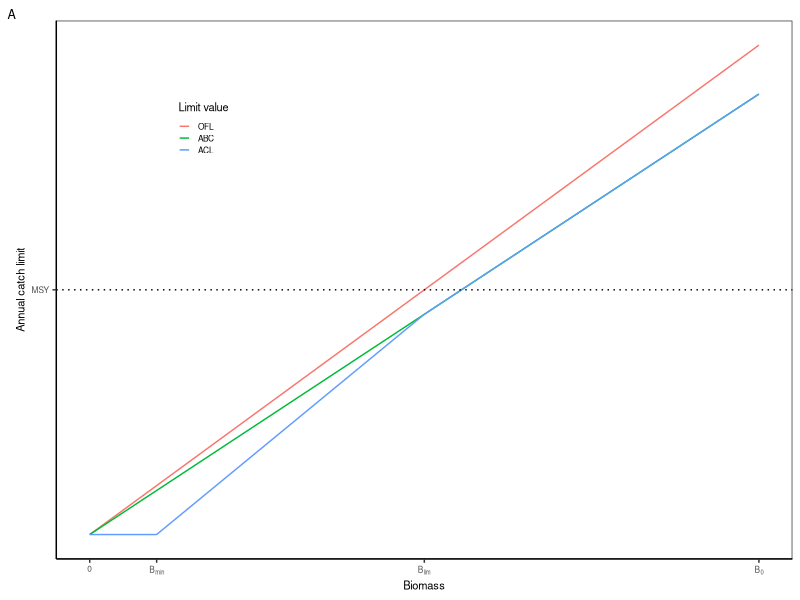
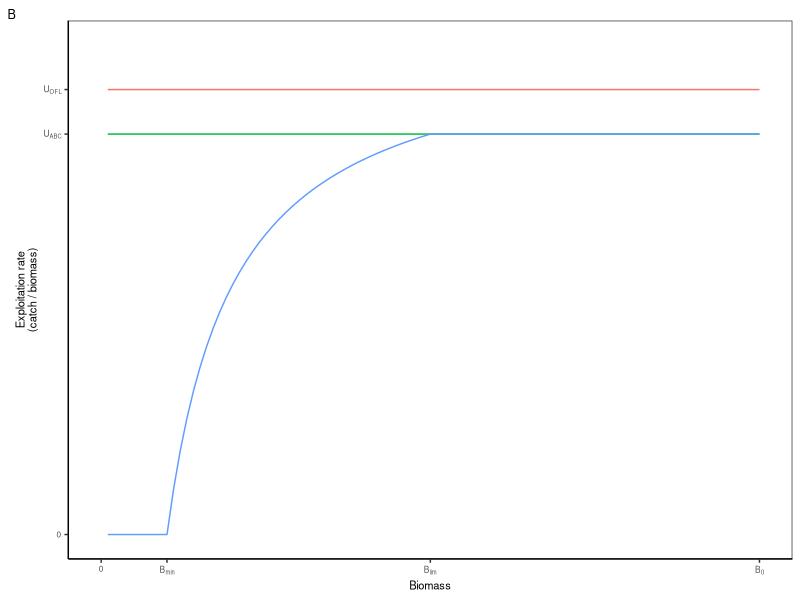
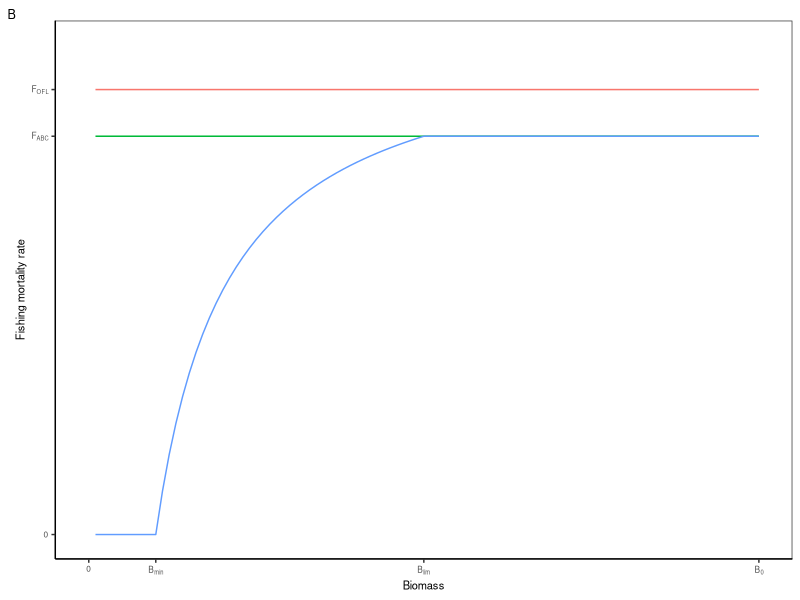
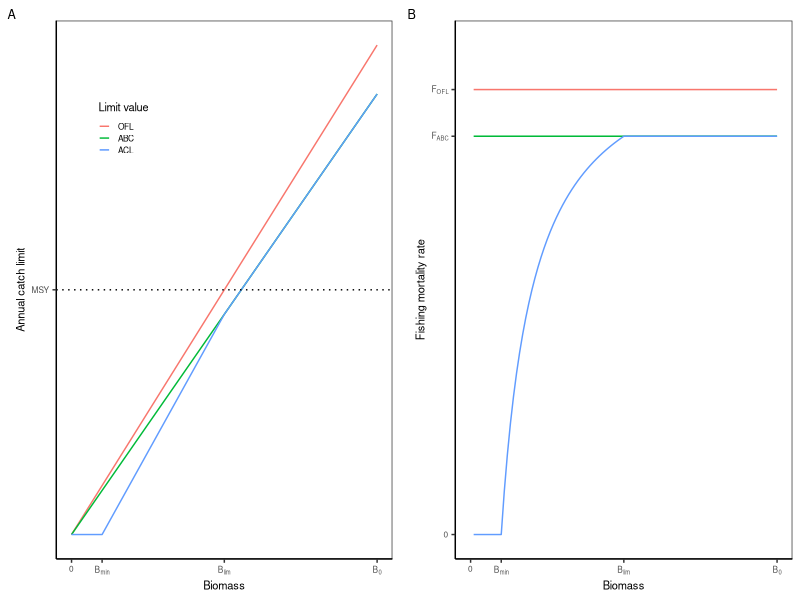

Source code (R) for these figures, in order: (Note: this script raises an error after producing the figures.)

# Clear workspace
rm(list = ls())
options(dplyr.summarise.inform=F)

# Setup
################################################################################

# Packages
library(tidyverse)

# Directories
plotdir <- "figures"
tabledir <- "tables"
inputdir <- "data/stock_smart/raw"
outputdir <- "data/stock_smart/processed"


# Set parameters
################################################################################

# Parameters
k <- 1
r <- 0.2

# MSY reference points
b_msy <- k/2
u_msy <- r/2
msy <- b_msy*u_msy

# B limits
b_lim <- b_msy
b_min <- 0.1

# Pstar buffer
pstar_buffer <- 0.9

# U limits
u_ofl <- u_msy
u_abc <- u_ofl * pstar_buffer

# F limits
f_msy <- -log(1 - u_msy)
f_ofl <- -log(1 - u_ofl)
f_abc <- -log(1 - u_abc)


# F = -log(1 - U)
# U = 1 - exp(-F)


# Catch-based harvest control rule
################################################################################

# Build data
#########################################

# Biomass values
b_inc <- 0.01
b_vals <- seq(0, k, b_inc)
nvals <- length(b_vals)

# OFL values
ofls <- b_vals * u_msy

# ABC values
abcs <- b_vals * u_msy * pstar_buffer

# Build ACLs
abc_at_blim <- b_lim * u_msy * pstar_buffer
acls <- c(rep(0, sum(b_vals<b_min)),
          seq(0, abc_at_blim, length.out = sum(b_vals>=b_min & b_vals<=b_lim)),
          abcs[b_vals>b_lim])

# Build data
data <- tibble(biomass=b_vals,
               ofl=ofls,
               abc=abcs,
               acl=acls) %>%
  # Gather
  gather(key="value", value="catch", 2:ncol(.)) %>%
  # Format value type
  mutate(value=toupper(value),
         value=factor(value, levels=c("OFL", "ABC", "ACL"))) %>%
  # Add exploitation rate (U)
  mutate(u=catch/biomass) %>%
  # Add fishing mortality rate (F)
  mutate(f=-log(1-u))


# Build data
#########################################

# My theme
my_theme <- theme(axis.text=element_text(size=6),
                  axis.title=element_text(size=8),
                  legend.text=element_text(size=6),
                  legend.title=element_text(size=8),
                  plot.tag=element_text(size=9),
                  # Gridlines
                  panel.grid.major = element_blank(),
                  panel.grid.minor = element_blank(),
                  panel.background = element_blank(),
                  axis.line = element_line(colour = "black"),
                  # Legend
                  legend.position = c(0.2, 0.8),
                  legend.key.size = unit(0.3, "cm"),
                  legend.background = element_rect(fill=alpha('blue', 0)))

# Plot
g1 <- ggplot(data, aes(x=biomass, y=catch, color=value)) +
  geom_line() +
  # Limits
  scale_y_continuous(breaks=c(msy), labels=c("MSY")) +
  scale_x_continuous(breaks=c(0, b_min, b_lim, k),
                     labels=c("0", expression("B"["min"]), expression("B"["lim"]), expression("B"["0"]))) +
  # Labels
  labs(x="Biomass", y="Annual catch limit", tag="A") +
  # Reference line
  geom_hline(yintercept=msy, linetype="dotted") +
  # Legend
  scale_color_discrete(name="Limit value") +
  # Theme
  theme_bw() + my_theme
g1

# Plot
g2 <- ggplot(data, aes(x=biomass, y=u, color=value)) +
  geom_line() +
  # Limits
  scale_y_continuous(lim=c(0, u_ofl*1.1),
                     breaks=c(0, u_abc, u_ofl), labels=c("0", expression("U"["ABC"]), expression("U"["OFL"]))) +
  scale_x_continuous(breaks=c(0, b_min, b_lim, k),
                     labels=c("0", expression("B"["min"]), expression("B"["lim"]), expression("B"["0"]))) +
  # Labels
  labs(x="Biomass", y="Exploitation rate\n(catch / biomass)", tag="B") +
  # Legend
  scale_color_discrete(name="Limit value") +
  # Theme
  theme_bw() + my_theme +
  theme(legend.position = "none")
g2

# Plot
g3 <- ggplot(data, aes(x=biomass, y=f, color=value)) +
  geom_line() +
  # Limits
  scale_y_continuous(lim=c(0, f_ofl*1.1),
                     breaks=c(0, f_abc, f_ofl), labels=c("0", expression("F"["ABC"]), expression("F"["OFL"]))) +
  scale_x_continuous(breaks=c(0, b_min, b_lim, k),
                     labels=c("0", expression("B"["min"]), expression("B"["lim"]), expression("B"["0"]))) +
  # Labels
  labs(x="Biomass", y="Fishing mortality rate", tag="B") +
  # Legend
  scale_color_discrete(name="Limit value") +
  # Theme
  theme_bw() + my_theme +
  theme(legend.position = "none")
g3

# Merge plots
g <- gridExtra::grid.arrange(g1, g3, nrow=1)
g

# Export plot
ggsave(g, filename=file.path(plotdir, "figure_ramped_catch_based_hcr.png"),
       width=6.5, height=2.75, units="in", dpi=600)



# F-based harvest control rule
################################################################################

# Parameters
a_bbmsy <- 0.05
a_biomass <- a_bbmsy/2
a_bbmsy_abc <- 0.5
a_biomass_abc <- a_bbmsy_abc/2

# Build data
data2 <- tibble(biomass=b_vals,
                bbmsy=b_vals/b_msy) %>%
  # Add F OFL
  mutate(f_ofl=ifelse(bbmsy>1, f_msy,
                      ifelse(bbmsy<=a_bbmsy, 0, f_msy*(bbmsy-a_bbmsy)/(1-a_bbmsy)))) %>%
  # Add F ABC
  mutate(f_abc=f_ofl*0.9,
         f_abc=ifelse(bbmsy<=a_bbmsy_abc, 0, f_abc)) %>%
  # Gather
  gather(key="value", value="f", 3:ncol(.)) %>%
  # Format value type
  mutate(value=recode_factor(value, "f_ofl"="OFL", "f_abc"="ABC/ACL")) %>%
  # Calculate exploitation rate
  mutate(u= 1 - exp(-f)) %>%
  # Calculate catch
  mutate(catch=u*biomass)

# Plot
g1 <- ggplot(data2, aes(x=biomass, y=f, color=value)) +
  geom_line() +
  # Limits
  scale_y_continuous(lim=c(0, f_ofl*1.1),
                     breaks=c(0, f_abc, f_ofl), labels=c("0", expression("F"["ABC"]), expression("F"["OFL"]))) +
  scale_x_continuous(breaks=c(0, a_biomass, a_biomass_abc, b_lim, k),
                     labels=c("0", expression("α"["1"]), expression("α"["2"]),  expression("B"["lim"]), expression("B"["0"]))) +
  # Labels
  labs(x="Biomass", y="Fishing mortality rate", tag="A") +
  # Legend
  scale_color_discrete(name="Limit value") +
  # Theme
  theme_bw() + my_theme
g1

# Plot
g2 <- ggplot(data2, aes(x=biomass, y=catch, color=value)) +
  geom_line() +
  # Reference line
  geom_hline(yintercept=msy, linetype="dotted") +
  # Limits
  scale_y_continuous(breaks=c(msy), labels=c("MSY")) +
  scale_x_continuous(breaks=c(0, a_biomass, a_biomass_abc, b_lim, k),
                     labels=c("0", expression("α"["1"]), expression("α"["2"]),  expression("B"["lim"]), expression("B"["0"]))) +
  # Labels
  labs(x="Biomass", y="Annual catch limit", tag="B") +
  # Theme
  theme_bw() + my_theme +
  theme(legend.position = "none")
g2

# Merge plots
g <- gridExtra::grid.arrange(g1, g2, nrow=1)
g

# Export plot
ggsave(g, filename=file.path(plotdir, "figure_ramped_f_based_hcr.png"),
       width=6.5, height=2.75, units="in", dpi=600)





